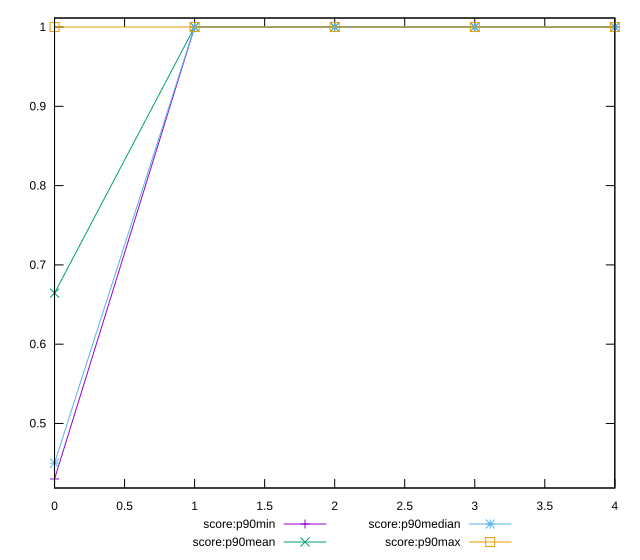

The gnuplot source for this figure:
reset

$scoreP90Min <<EOF
0 0.43
1 1
2 1
3 1
4 1
EOF

$scoreP90Mean <<EOF
0 0.6643617021276609
1 1
2 1
3 1
4 1
EOF

$scoreP90Median <<EOF
0 0.45
1 1
2 1
3 1
4 1
EOF

$scoreP90Max <<EOF
0 1
1 1
2 1
3 1
4 1
EOF

set key outside below
set xrange [0:4]
set yrange [0.41859999999999997:1.0114]
set trange [0.41859999999999997:1.0114]
set terminal svg size 640, 560 enhanced background rgb 'white'
set output "report_00011_2021-02-09T10:53:21.242Z/offscreen-images/progression/score.svg"

plot $scoreP90Min title "score:p90min" with linespoints, \
     $scoreP90Mean title "score:p90mean" with linespoints, \
     $scoreP90Median title "score:p90median" with linespoints, \
     $scoreP90Max title "score:p90max" with linespoints

reset
